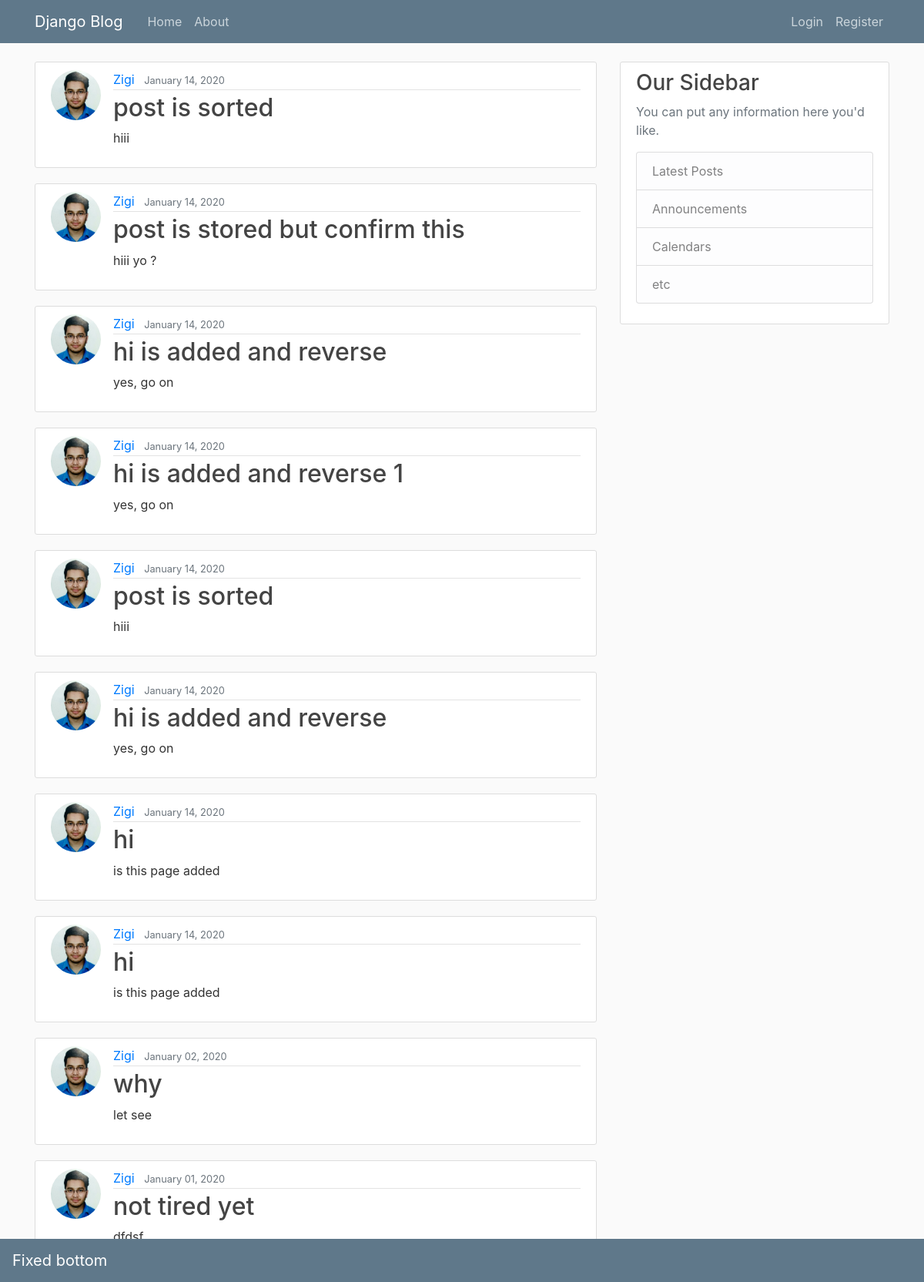
The app's page /, older data.
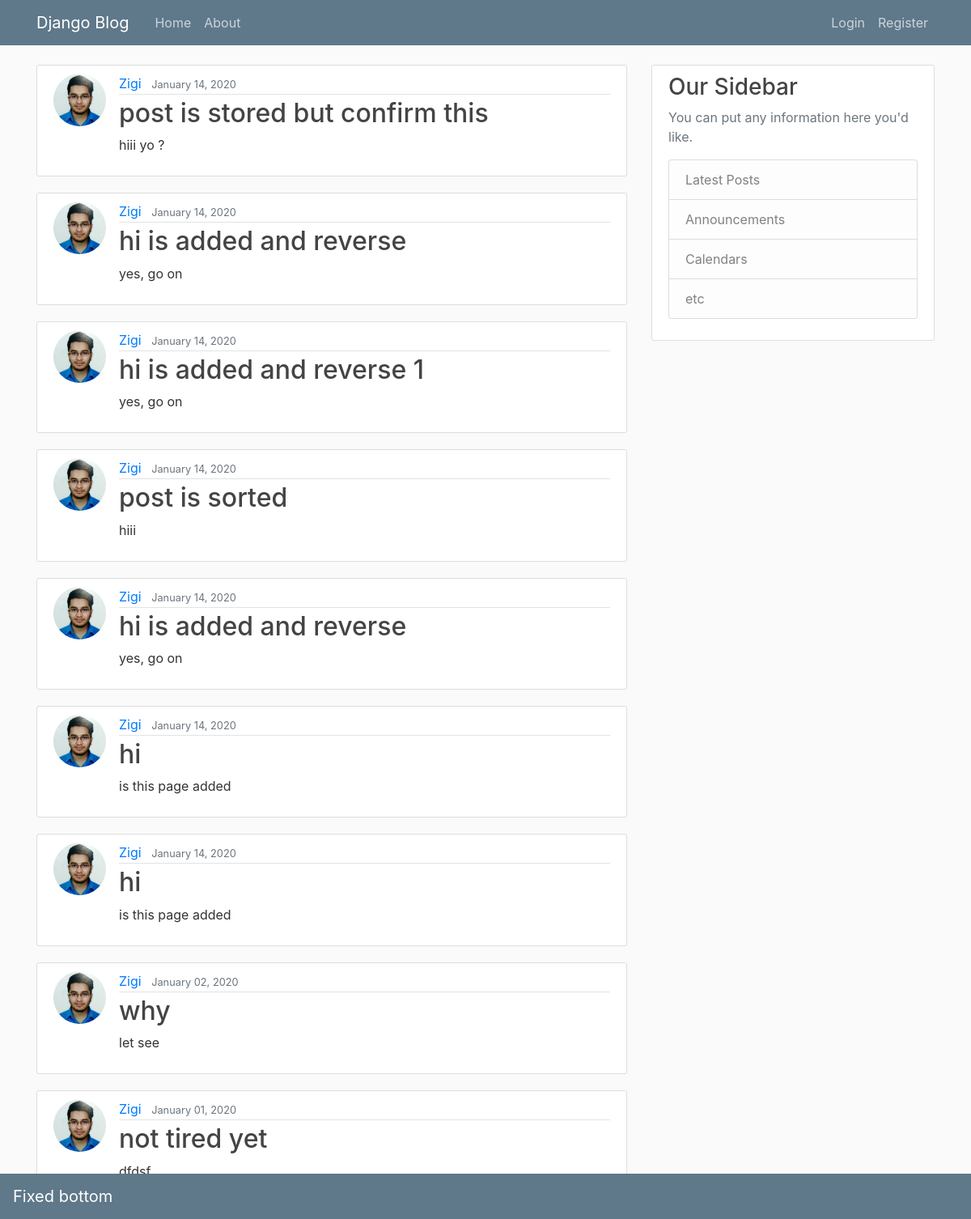
The same page, newer data.
### blog/models.py (models this page shows, shortened)
class Post(models.Model):
    title = models.CharField(max_length=100)
    content = models.TextField()
    date_psoted = models.DateTimeField(default=timezone.now())
    author = models.ForeignKey(User,on_delete=models.CASCADE)

### users/models.py (models this page shows, shortened)
class Profile(models.Model):
    user = models.OneToOneField(User, on_delete=models.CASCADE)
    image= models.ImageField(default='default.jpg', upload_to='profile_pics')

### blog/views.py (the view)
# urls.py: path('', PostListView.as_view(), name='blog-home'),
class PostListView(ListView):
    model  = Post
    template_name = 'blog/home.html'
    context_object_name ='posts'
    ordering = ['-date_psoted']

### blog/templates/blog/home.html
{% extends "blog/layout.html" %}
{% block content %}
    {% for post in posts %}
        <article class="media content-section">
          <img class="rounded-circle article-img" src="{{ post.author.profile.image.url }}">
          <div class="media-body">
            <div class="article-metadata">
              <a class="mr-2" href="#">{{ post.author }}</a>
              <small class="text-muted">{{ post.date_psoted|date:"F d, Y" }}</small>
            </div>
            <h2><a class="article-title" href="{% url 'post-detail' post.id %}">{{ post.title }}</a></h2>
            <p class="article-content">{{ post.content }}</p>
          </div>
        </article>
    {% endfor %}
{% endblock content %}

### blog/templates/blog/layout.html (shortened to what this page needs)
{% load static %}
<!DOCTYPE html>
<html>
<head>
    <link rel="stylesheet" type="text/css" href="{% static 'css/bootstrap.min.css' %}">
    <link rel="stylesheet" type="text/css" href="{% static 'css/main.css' %}">
  </head>
    <body>
        <header class="site-header">
          <nav class="navbar navbar-expand-md navbar-dark bg-steel fixed-top">
            <div class="container">
              <a class="navbar-brand mr-4" href="{% url 'blog-home' %}">Django Blog</a>
              <div class="collapse navbar-collapse" id="navbarToggle">
                <div class="navbar-nav mr-auto">
                  <a class="nav-item nav-link" href="{% url 'blog-home' %}">Home</a>
                  <a class="nav-item nav-link" href="{% url 'blog-about' %}">About</a>
                </div>
                <div class="navbar-nav">
                  {% if user.is_authenticated %}
                    <a class="nav-item nav-link" href="{% url 'post-create' %}">New Post</a>
                    <a class="nav-item nav-link" href="{% url 'logout' %}">Logout</a>
                    <a class="nav-item nav-link" href="{% url 'profile' %}">Profile</a>
                  {% else %}
                    <a class="nav-item nav-link" href="{% url 'login' %}">Login</a>
                    <a class="nav-item nav-link" href="{% url 'register' %}">Register</a>
                  {% endif %}
                </div>
              </div>
            </div>
          </nav>
         </header>
        <main role="main" class="container">
          <div class="row">
            <div class="col-md-8">
              {% block content %}{% endblock %}
            </div>
            <div class="col-md-4">
              <div class="content-section">
                <h3>Our Sidebar</h3>
                <p class='text-muted'>You can put any information here you'd like.
                  <ul class="list-group">
                    <li class="list-group-item list-group-item-light">Latest Posts</li>
                    <li class="list-group-item list-group-item-light">Announcements</li>
                    <li class="list-group-item list-group-item-light">Calendars</li>
                    <li class="list-group-item list-group-item-light">etc</li>
                  </ul>
                </p>
              </div>
            </div>
          </div>
        </main>
        <div class = "footer">
          <nav class="navbar fixed-bottom navbar-dark bg-steel">
            <a class="navbar-brand" href="#">Fixed bottom</a>
          </nav>
        </div>
    </body>
</html>

### blog/static/css/main.css (style rules this page uses)
body { background: #fafafa; color: #333333; margin-top: 5rem; }
h1, h2, h3, h4, h5, h6 { color: #444444; }
ul { margin: 0; }
.bg-steel { background-color: #5f788a; }
.site-header .navbar-nav .nav-link { color: #cbd5db; }
.content-section { background: #ffffff; padding: 10px 20px; border: 1px solid #dddddd; border-radius: 3px; margin-bottom: 20px; }
.article-title { color: #444444; }
.article-content { white-space: pre-line; }
.article-img { height: 65px; width: 65px; margin-right: 16px; }
.article-metadata { padding-bottom: 1px; margin-bottom: 4px; border-bottom: 1px solid #e3e3e3 }

Row changes from the older to the newer data that the page shows:
removed Post: author.profile.image (picture), author "Zigi", date_psoted "January 14, 2020", title "post is sorted", content "hiii"
